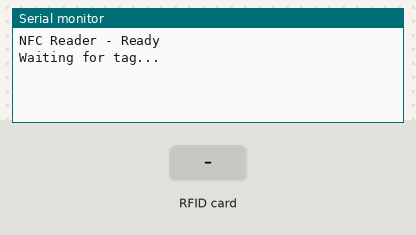
The sketch below on a simulated Arduino Uno, built with avr-gcc and run on an emulated ATmega328P. Parts: the last lines printed to the serial monitor. The inputs (shaded band) are chosen by the test bench.

Above: at 1.2 s.
1.3 s: RFID card 5E 7A 19 C4 held to the reader
At 2.3 s:
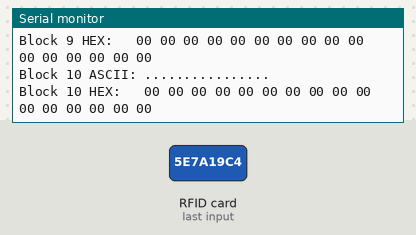
At 3.4 s:
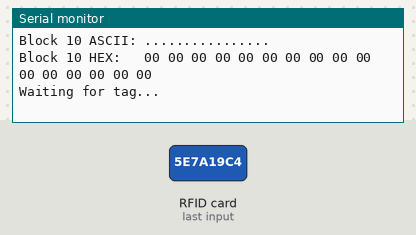

Measured:
- after the input at 1.3 s, the serial monitor: prints a new line at once (image 1)

The sketch:

reader_nfc_v3.ino
```cpp
#include <SPI.h>
#include <Adafruit_PN532.h>

#define PN532_SCK   (13)
#define PN532_MOSI  (11)
#define PN532_MISO  (12)
#define PN532_SS    (10)

// Hardware-SPI constructor (uses pins 13/12/11 and SS)
Adafruit_PN532 nfc(PN532_SS);

void setup() {
  Serial.begin(115200);
  Serial.println("NFC Reader - Ready");

  nfc.begin();

  uint32_t versiondata = nfc.getFirmwareVersion();
  if (!versiondata) {
    Serial.println("PN532 not found");
    while (1) { delay(10); }
  }

  nfc.SAMConfig();  // configure board to read tags
  Serial.println("Waiting for tag...");
}

void loop() {
  uint8_t uid[7];
  uint8_t uidLength = 0;

  // Timeout 100ms so we can print again quickly
  if (nfc.readPassiveTargetID(PN532_MIFARE_ISO14443A, uid, &uidLength, 100)) {
    Serial.println("\nTag detected");
    Serial.print("UID Length: "); Serial.println(uidLength);
    Serial.print("UID: ");
    for (uint8_t i = 0; i < uidLength; i++) {
      if (uid[i] < 0x10) Serial.print("0");
      Serial.print(uid[i], HEX); Serial.print(" ");
    }
    Serial.println();

    if (uidLength == 4) {
      Serial.println("Type: MIFARE Classic");
      readMifareBlocks(uid, uidLength);
    } else if (uidLength == 7) {
      Serial.println("Type: NTAG");
      readNTAG();
    } else {
      Serial.println("Unknown / Unsupported tag type length");
    }

    delay(1500);
    Serial.println("\nWaiting for tag...");
  }

  delay(50);
}

/* -------------------- Helpers -------------------- */
void printAscii16(const uint8_t data[16]) {
  for (int i = 0; i < 16; i++) {
    uint8_t c = data[i];
    if (c >= 32 && c <= 126) {
      Serial.write(c);
    } else {
      Serial.print(".");
    }
  }
}

void printHex16(const uint8_t data[16]) {
  for (int i = 0; i < 16; i++) {
    if (data[i] < 0x10) Serial.print("0");
    Serial.print(data[i], HEX);
    Serial.print(" ");
  }
}

/* -------------------- MIFARE Classic -------------------- */
void readMifareBlocks(uint8_t *uid, uint8_t uidLength) {
  // Default Key A (factory)
  uint8_t keyA[6] = { 0xFF, 0xFF, 0xFF, 0xFF, 0xFF, 0xFF };

  Serial.println("\nReading MIFARE Classic Blocks 4..10");

  // -------- Sector 1: blocks 4..7 (7 is sector trailer) --------
  if (!nfc.mifareclassic_AuthenticateBlock(uid, uidLength, 4, 0, keyA)) {
    Serial.println("Authentication failed for sector 1 (blocks 4..7)");
    return;
  }

  for (uint8_t block = 4; block <= 7; block++) {
    uint8_t data[16];
    if (!nfc.mifareclassic_ReadDataBlock(block, data)) {
      Serial.print("Failed to read block "); Serial.println(block);
      continue;
    }

    if (block == 7) {
      Serial.print("Block 7 (Sector Trailer) HEX: ");
      printHex16(data);
      Serial.println();
    } else {
      Serial.print("Block "); Serial.print(block); Serial.print(" ASCII: ");
      printAscii16(data); Serial.println();

      Serial.print("Block "); Serial.print(block); Serial.print(" HEX:   ");
      printHex16(data); Serial.println();
    }
  }

  // -------- Sector 2: blocks 8..11 (we need 8..10) --------
  if (!nfc.mifareclassic_AuthenticateBlock(uid, uidLength, 8, 0, keyA)) {
    Serial.println("Authentication failed for sector 2 (blocks 8..11)");
    return;
  }

  for (uint8_t block = 8; block <= 10; block++) {
    uint8_t data[16];
    if (!nfc.mifareclassic_ReadDataBlock(block, data)) {
      Serial.print("Failed to read block "); Serial.println(block);
      continue;
    }

    Serial.print("Block "); Serial.print(block); Serial.print(" ASCII: ");
    printAscii16(data); Serial.println();

    Serial.print("Block "); Serial.print(block); Serial.print(" HEX:   ");
    printHex16(data); Serial.println();
  }
}

/* -------------------- NTAG (Type 2) -------------------- */
void readNTAG() {
  // NTAG pages are 4 bytes each. Read 4..10 inclusive.
  Serial.println("\nReading NTAG pages 4..10:");
  for (uint8_t page = 4; page <= 10; page++) {
    uint8_t data[4];
    if (nfc.ntag2xx_ReadPage(page, data)) {
      Serial.print("Page "); Serial.print(page); Serial.print(" ASCII: ");
      for (int i = 0; i < 4; i++) {
        uint8_t c = data[i];
        if (c >= 32 && c <= 126) Serial.write(c); else Serial.print(".");
      }
      Serial.print("  HEX: ");
      for (int i = 0; i < 4; i++) {
        if (data[i] < 0x10) Serial.print("0");
        Serial.print(data[i], HEX); Serial.print(" ");
      }
      Serial.println();
    } else {
      Serial.print("Failed to read page "); Serial.println(page);
    }
  }
}
```
